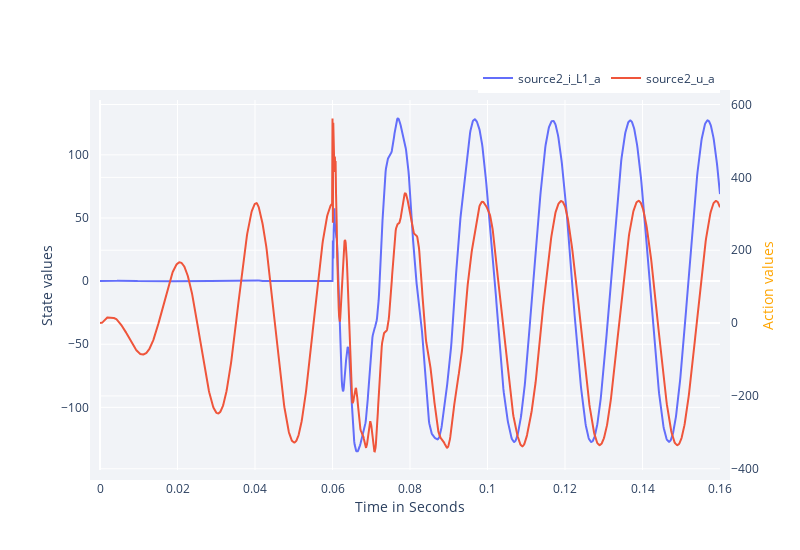

Write notebook code for a chart like this one.
### Markdown cell above
_______________________________________________________________________________
### Low-Level Rendering

### Code cell
RenderHookResults(hook = hook, 
                    states_to_plot  = ["source2_i_L1_a"], # Inductor current [A]
                    actions_to_plot = ["source2_u_a"],    # Inverter voltage [V]
                    )

### Figure 1 — Plotly figure (JSON) as saved in the notebook; plotly's stock layout.template omitted (floating-point values rounded to 4 significant figures; data arrays with more than 128 entries replaced by an {"elided": "..."} marker saying what was removed)
{"data": [{"mode": "lines", "name": "source2_i_L1_a", "type": "scatter", "x": {"elided": "1601 float values"}, "y": {"elided": "1601 float values"}}, {"mode": "lines", "name": "source2_u_a", "type": "scatter", "x": {"elided": "1601 float values"}, "y": {"elided": "1601 float values"}, "yaxis": "y2"}], "layout": {"height": 550, "legend": {"orientation": "h", "x": 1, "xanchor": "right", "y": 1.02, "yanchor": "bottom"}, "margin": {"b": 80, "l": 100, "pad": 10, "r": 80, "t": 100}, "plot_bgcolor": "#f1f3f7", "width": 800, "xaxis": {"title": {"text": "Time in Seconds"}}, "yaxis": {"title": {"text": "State values"}}, "yaxis2": {"overlaying": "y", "side": "right", "title": "Action values", "titlefont": {"color": "orange"}}}}
